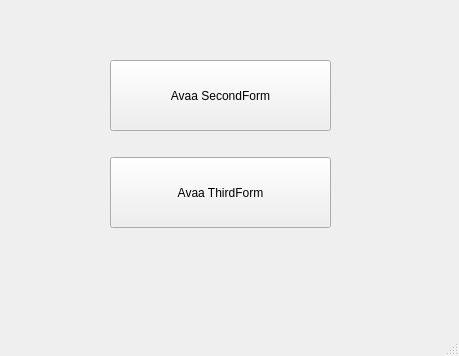
<?xml version="1.0" encoding="UTF-8"?>
<ui version="4.0">
 <class>MainWindow</class>
 <widget class="QMainWindow" name="MainWindow">
  <property name="geometry">
   <rect>
    <x>0</x>
    <y>0</y>
    <width>459</width>
    <height>356</height>
   </rect>
  </property>
  <property name="windowTitle">
   <string>MainWindow</string>
  </property>
  <widget class="QWidget" name="centralwidget">
   <widget class="QPushButton" name="btnOpenSecondForm">
    <property name="geometry">
     <rect>
      <x>110</x>
      <y>60</y>
      <width>221</width>
      <height>71</height>
     </rect>
    </property>
    <property name="text">
     <string>Avaa SecondForm</string>
    </property>
   </widget>
   <widget class="QPushButton" name="btnOpenThirdForm">
    <property name="geometry">
     <rect>
      <x>110</x>
      <y>157</y>
      <width>221</width>
      <height>71</height>
     </rect>
    </property>
    <property name="text">
     <string>Avaa ThirdForm</string>
    </property>
   </widget>
  </widget>
  <widget class="QMenuBar" name="menubar">
   <property name="geometry">
    <rect>
     <x>0</x>
     <y>0</y>
     <width>459</width>
     <height>22</height>
    </rect>
   </property>
  </widget>
  <widget class="QStatusBar" name="statusbar"/>
 </widget>
 <resources/>
 <connections/>
</ui>
